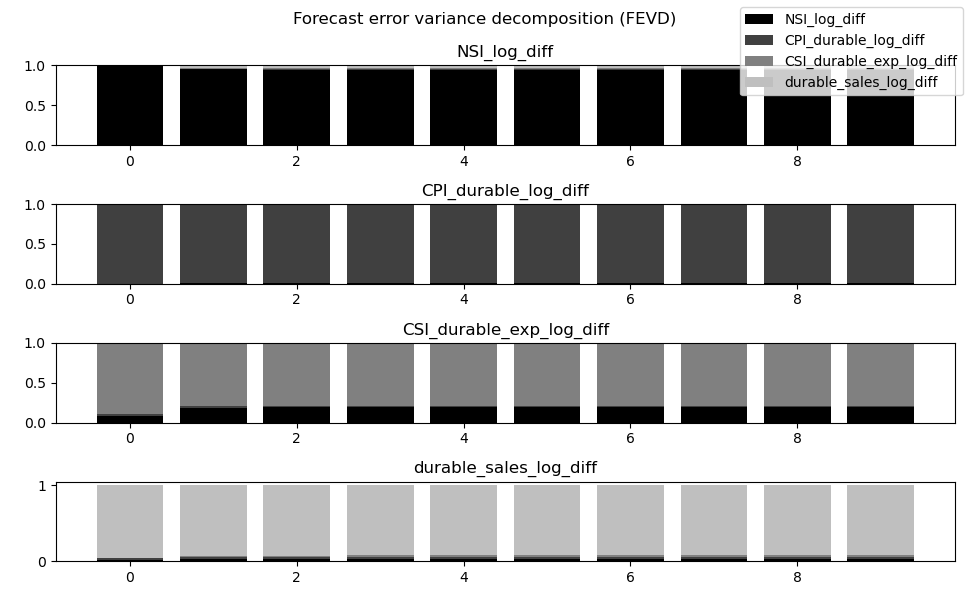

Source code (Python):
# 모든 코드 맨 위에 이거 복붙하셈
import os 
os.chdir('C:/Users/Awesomemin/Desktop/연구아카이브/Project_Thesis/Exercises/소비_model2')
os.getcwd()
#======================================================================================================#
# 1. merge 가져오기
from Data_Integration import merge
#======================================================================================================#
# 2. VAR 모델적합
from statsmodels.tsa.api import VAR
model = VAR(merge)
var_result = model.fit(1)  
#======================================================================================================#
# 3. 분산분해
fevd = var_result.fevd(10)
#======================================================================================================#
# 4. 분산분해 행렬
fevd.plot()
#======================================================================================================#
import pandas as pd

horizon = 3  # 가능한 최대 horizon
target_var = 'CPI_durable_log_diff'
target_idx = merge.columns.get_loc(target_var)

# 분산기여율 추출
contrib = fevd.decomp[horizon, target_idx, :] * 100  # 백분율로 변환

# DataFrame 생성
fevd_table = pd.DataFrame({
    'Shock from': merge.columns,
    f'Contribution to {target_var} at t+{horizon} (%)': contrib
})
print(fevd_table.round(2))
